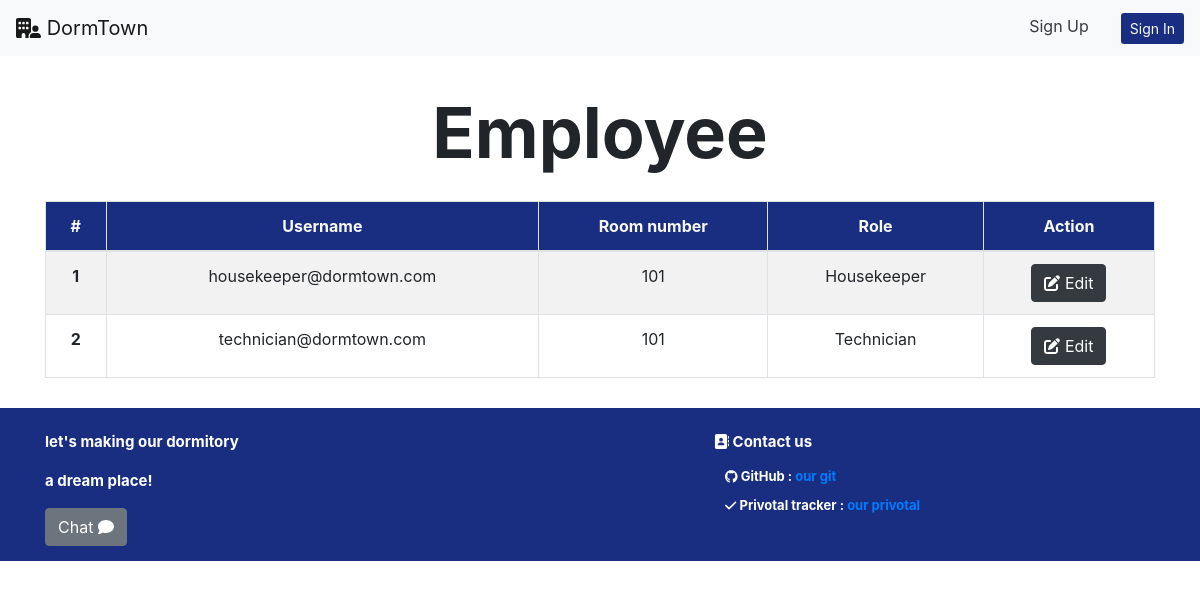
/manager/employee_list, run on the app's committed database.
### occupant/models.py (models this page shows, shortened)
class UserInfo(models.Model):
    user_id = models.ForeignKey(
        User, on_delete=models.CASCADE, related_name="user_id")
    role_id = models.ForeignKey(
        Role, on_delete=models.CASCADE, related_name="role_id")
    room_id = models.ForeignKey(
        Room, on_delete=models.CASCADE, related_name="room_id", null=True)
    phone_number = models.CharField(max_length=10)
    address = models.CharField(max_length=100)
    street = models.CharField(max_length=50)
    state = models.CharField(max_length=50)
    city = models.CharField(max_length=50)
    country = models.CharField(max_length=20)
    zip_code = models.CharField(max_length=10)

class Room(models.Model):
    room_number = models.CharField(max_length=3)
    room_type = models.ForeignKey(
        RoomType, on_delete=models.CASCADE, related_name="room_type")
    status = models.BooleanField()

class Role(models.Model):
    role_name = models.CharField(max_length=20)

### manager/views.py (the view)
# urls.py: path("employee_list", views.employee_list, name="employee_list"),
def employee_list(req):
    user_info = UserInfo.objects.filter(Q(role_id=2) | Q(role_id = 3))
    return render(req, "manager/employee_list.html", {"user_info": user_info})

### manager/templates/manager/employee_list.html (shortened to what this page needs)
{% extends 'manager/layout.html' %} {% block body %}
<section class="about-header-section">
    <div class="text-center mt-4">
        <p id='about_us' class="header">Employee</p>
    </div>
  {% load static %}
    <div class="container">
        <table class="table table-bordered text-center table-striped">
            <thead class="text-light" style="background-color: #192e80;">
                <tr>
                    <th scope="col">#</th>
                    <th scope="col">Username</th>
                    <th scope="col">Room number</th>
                    <th scope="col">Role</th>
                    <th scope="col">Action</th>
                </tr>
            </thead>
            <tbody>
                {% for user in user_info %}
                <tr>
                    <th scope="row">{{forloop.counter}}</th>
                    <td>{{user.user_id}}</td>
                    <td>{{user.room_id.room_number}}</td>
                    <td>{{user.role_id.role_name}}</td>
                    <td colspan="2">
                        <a class="btn btn-dark text-white" href="{% url 'manager:edit_profile' user.user_id.id %}"><i class="fa-solid fa-pen-to-square"></i> Edit</a>
                    </td>
                </tr>
                {% empty %}
                    <tr>
                        <td colspan="5"><i>No Data</i></td>
                    </tr>
                {% endfor %}
            </tbody>
        </table>
    </div>
{% endblock %}

### rooms/static/rooms/styles.css (style rules this page uses)
.header { font-weight: bolder; font-size: 70px; }
p { cursor: pointer; }

### manager/static/manager/dashboard.css (style rules this page uses)
:root { --height-box: 150px; --padding-box: 50px 0; --border-radius-box: 5px; }

### data on the page
UserInfo: user_id "housekeeper@dormtown.com", room_id.room_number "101", role_id.role_name "Housekeeper"
UserInfo: user_id "technician@dormtown.com", room_id.room_number "101", role_id.role_name "Technician"
